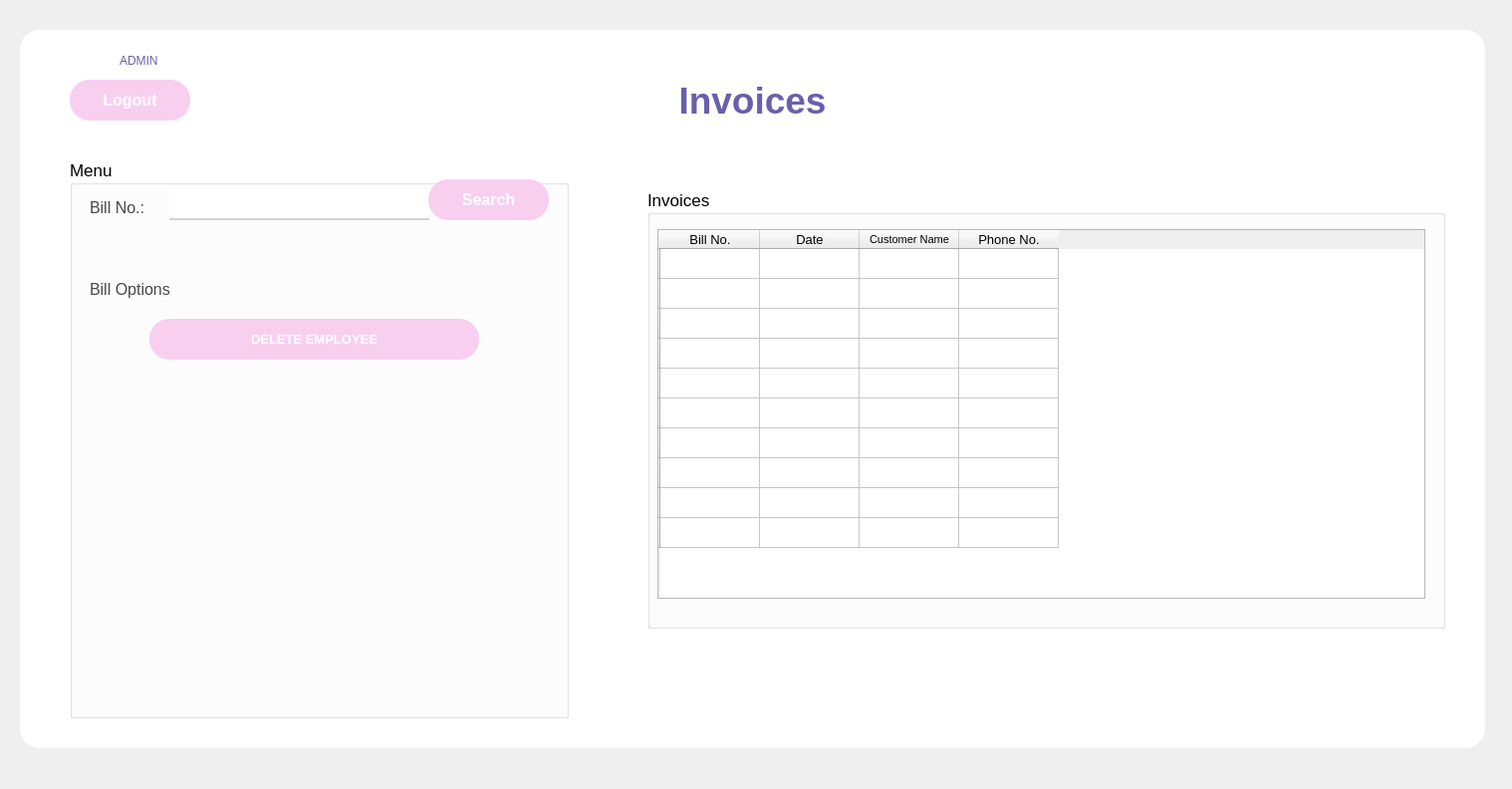
<?xml version="1.0" encoding="UTF-8"?>
<ui version="4.0">
 <class>MainWindow</class>
 <widget class="QMainWindow" name="MainWindow">
  <property name="geometry">
   <rect>
    <x>0</x>
    <y>0</y>
    <width>1518</width>
    <height>792</height>
   </rect>
  </property>
  <property name="windowTitle">
   <string>Invoices</string>
  </property>
  <property name="windowIcon">
   <iconset>
    <normaloff>C:/Users/Phuong Nhi/Downloads/teddy-bear.png</normaloff>C:/Users/Phuong Nhi/Downloads/teddy-bear.png</iconset>
  </property>
  <property name="styleSheet">
   <string notr="true"/>
  </property>
  <widget class="QWidget" name="centralwidget">
   <widget class="QLabel" name="label_7">
    <property name="geometry">
     <rect>
      <x>-10</x>
      <y>0</y>
      <width>1531</width>
      <height>801</height>
     </rect>
    </property>
    <property name="text">
     <string/>
    </property>
    <property name="pixmap">
     <pixmap>../images/background.jpg</pixmap>
    </property>
    <property name="scaledContents">
     <bool>true</bool>
    </property>
   </widget>
   <widget class="QPushButton" name="pushButtonLogout">
    <property name="geometry">
     <rect>
      <x>70</x>
      <y>80</y>
      <width>121</width>
      <height>41</height>
     </rect>
    </property>
    <property name="font">
     <font>
      <pointsize>-1</pointsize>
      <weight>75</weight>
      <bold>true</bold>
     </font>
    </property>
    <property name="styleSheet">
     <string notr="true">QPushButton {
	color: rgb(255, 255, 255);
    border-radius: 20px;
	background-color: rgb(248, 207, 239);
    padding: 10px;
    font-size: 16px;
    font-weight: bold;
}

QPushButton:hover {
    background-color: #ff85c0;
}

QPushButton:pressed {
    background-color: #d14789;
}

QPushButton {
    box-shadow: 5px 5px 15px rgba(0, 0, 0, 0.3); /* Bóng đổ */
}
</string>
    </property>
    <property name="text">
     <string>Logout</string>
    </property>
    <property name="icon">
     <iconset>
      <normaloff>../images/log-out.png</normaloff>../images/log-out.png</iconset>
    </property>
   </widget>
   <widget class="QLabel" name="label_2">
    <property name="geometry">
     <rect>
      <x>450</x>
      <y>50</y>
      <width>611</width>
      <height>101</height>
     </rect>
    </property>
    <property name="font">
     <font>
      <family>MS Shell Dlg 2</family>
      <pointsize>28</pointsize>
      <weight>75</weight>
      <bold>true</bold>
     </font>
    </property>
    <property name="styleSheet">
     <string notr="true">color: rgb(247, 79, 164);
color: rgb(104, 96, 171);
font: bold 28pt &quot;MS Shell Dlg 2&quot;;</string>
    </property>
    <property name="text">
     <string>Invoices</string>
    </property>
    <property name="alignment">
     <set>Qt::AlignCenter</set>
    </property>
   </widget>
   <widget class="QGroupBox" name="groupBox">
    <property name="geometry">
     <rect>
      <x>70</x>
      <y>160</y>
      <width>501</width>
      <height>561</height>
     </rect>
    </property>
    <property name="font">
     <font>
      <pointsize>13</pointsize>
     </font>
    </property>
    <property name="title">
     <string>Menu</string>
    </property>
    <widget class="QLabel" name="label_3">
     <property name="geometry">
      <rect>
       <x>20</x>
       <y>40</y>
       <width>81</width>
       <height>16</height>
      </rect>
     </property>
     <property name="font">
      <font>
       <pointsize>12</pointsize>
      </font>
     </property>
     <property name="styleSheet">
      <string notr="true">color: rgb(72, 72, 72);
</string>
     </property>
     <property name="text">
      <string>Bill No.: </string>
     </property>
    </widget>
    <widget class="QLineEdit" name="lineEditBillNo">
     <property name="geometry">
      <rect>
       <x>100</x>
       <y>30</y>
       <width>261</width>
       <height>31</height>
      </rect>
     </property>
     <property name="font">
      <font>
       <pointsize>10</pointsize>
       <italic>false</italic>
      </font>
     </property>
     <property name="styleSheet">
      <string notr="true">border: none;
border-bottom: 2px solid grey; /* Điều chỉnh độ dày và màu của viền dưới */
border-color: rgb(211, 211, 211);
padding: 5px;</string>
     </property>
     <property name="placeholderText">
      <string/>
     </property>
    </widget>
    <widget class="QPushButton" name="pushButtonSearch">
     <property name="geometry">
      <rect>
       <x>360</x>
       <y>20</y>
       <width>121</width>
       <height>41</height>
      </rect>
     </property>
     <property name="font">
      <font>
       <pointsize>-1</pointsize>
       <weight>75</weight>
       <bold>true</bold>
      </font>
     </property>
     <property name="styleSheet">
      <string notr="true">QPushButton {
	color: rgb(255, 255, 255);
    border-radius: 20px;
	background-color: rgb(248, 207, 239);
    padding: 10px;
    font-size: 16px;
    font-weight: bold;
}

QPushButton:hover {
    background-color: #ff85c0;
}

QPushButton:pressed {
    background-color: #d14789;
}

QPushButton {
    box-shadow: 5px 5px 15px rgba(0, 0, 0, 0.3); /* Bóng đổ */
}
</string>
     </property>
     <property name="text">
      <string>Search</string>
     </property>
     <property name="icon">
      <iconset>
       <normaloff>C:/Users/Phuong Nhi/Downloads/search (1).png</normaloff>C:/Users/Phuong Nhi/Downloads/search (1).png</iconset>
     </property>
     <property name="iconSize">
      <size>
       <width>25</width>
       <height>25</height>
      </size>
     </property>
    </widget>
    <widget class="QLabel" name="label_4">
     <property name="geometry">
      <rect>
       <x>20</x>
       <y>110</y>
       <width>131</width>
       <height>41</height>
      </rect>
     </property>
     <property name="font">
      <font>
       <pointsize>12</pointsize>
      </font>
     </property>
     <property name="styleSheet">
      <string notr="true">color: rgb(72, 72, 72);
</string>
     </property>
     <property name="text">
      <string>Bill Options</string>
     </property>
    </widget>
    <widget class="QPushButton" name="pushButtonDeleteEmployee">
     <property name="geometry">
      <rect>
       <x>80</x>
       <y>160</y>
       <width>331</width>
       <height>41</height>
      </rect>
     </property>
     <property name="font">
      <font>
       <pointsize>10</pointsize>
       <weight>75</weight>
       <bold>true</bold>
      </font>
     </property>
     <property name="styleSheet">
      <string notr="true">QPushButton {
	color: rgb(255, 255, 255);
    border-radius: 20px;
	background-color: rgb(248, 207, 239);
    padding: 10px;
    font-weight: bold;
}

QPushButton:hover {
    background-color: #ff85c0;
}

QPushButton:pressed {
    background-color: #d14789;
}

QPushButton {
    box-shadow: 5px 5px 15px rgba(0, 0, 0, 0.3); /* Bóng đổ */
}
</string>
     </property>
     <property name="text">
      <string>DELETE EMPLOYEE</string>
     </property>
     <property name="icon">
      <iconset>
       <normaloff>C:/Users/Phuong Nhi/Downloads/eraser.png</normaloff>C:/Users/Phuong Nhi/Downloads/eraser.png</iconset>
     </property>
     <property name="iconSize">
      <size>
       <width>25</width>
       <height>25</height>
      </size>
     </property>
    </widget>
   </widget>
   <widget class="QLabel" name="label_6">
    <property name="geometry">
     <rect>
      <x>0</x>
      <y>0</y>
      <width>1521</width>
      <height>791</height>
     </rect>
    </property>
    <property name="text">
     <string/>
    </property>
    <property name="pixmap">
     <pixmap>images/background.jpg</pixmap>
    </property>
    <property name="scaledContents">
     <bool>true</bool>
    </property>
   </widget>
   <widget class="QLabel" name="label_9">
    <property name="geometry">
     <rect>
      <x>90</x>
      <y>50</y>
      <width>21</width>
      <height>21</height>
     </rect>
    </property>
    <property name="text">
     <string/>
    </property>
    <property name="pixmap">
     <pixmap>../images/profile.png</pixmap>
    </property>
    <property name="scaledContents">
     <bool>true</bool>
    </property>
   </widget>
   <widget class="QGroupBox" name="groupBoxBillWindow">
    <property name="geometry">
     <rect>
      <x>650</x>
      <y>190</y>
      <width>801</width>
      <height>441</height>
     </rect>
    </property>
    <property name="font">
     <font>
      <pointsize>13</pointsize>
     </font>
    </property>
    <property name="title">
     <string>Invoices</string>
    </property>
    <widget class="QLabel" name="labelCustomerName">
     <property name="geometry">
      <rect>
       <x>170</x>
       <y>50</y>
       <width>331</width>
       <height>31</height>
      </rect>
     </property>
     <property name="font">
      <font>
       <pointsize>10</pointsize>
      </font>
     </property>
     <property name="styleSheet">
      <string notr="true">color: rgb(72, 72, 72);
</string>
     </property>
     <property name="text">
      <string/>
     </property>
    </widget>
    <widget class="QLabel" name="labelBillNo">
     <property name="geometry">
      <rect>
       <x>110</x>
       <y>80</y>
       <width>391</width>
       <height>31</height>
      </rect>
     </property>
     <property name="font">
      <font>
       <pointsize>10</pointsize>
      </font>
     </property>
     <property name="styleSheet">
      <string notr="true">color: rgb(72, 72, 72);
</string>
     </property>
     <property name="text">
      <string/>
     </property>
    </widget>
    <widget class="QLabel" name="labelDate">
     <property name="geometry">
      <rect>
       <x>620</x>
       <y>80</y>
       <width>211</width>
       <height>31</height>
      </rect>
     </property>
     <property name="font">
      <font>
       <pointsize>10</pointsize>
      </font>
     </property>
     <property name="styleSheet">
      <string notr="true">color: rgb(72, 72, 72);
</string>
     </property>
     <property name="text">
      <string/>
     </property>
    </widget>
    <widget class="QLabel" name="labelPhone">
     <property name="geometry">
      <rect>
       <x>660</x>
       <y>50</y>
       <width>171</width>
       <height>31</height>
      </rect>
     </property>
     <property name="font">
      <font>
       <pointsize>10</pointsize>
      </font>
     </property>
     <property name="styleSheet">
      <string notr="true">color: rgb(72, 72, 72);
</string>
     </property>
     <property name="text">
      <string/>
     </property>
    </widget>
    <widget class="QTableWidget" name="tableWidget">
     <property name="geometry">
      <rect>
       <x>10</x>
       <y>40</y>
       <width>771</width>
       <height>371</height>
      </rect>
     </property>
     <property name="font">
      <font>
       <pointsize>10</pointsize>
      </font>
     </property>
     <row>
      <property name="text">
       <string/>
      </property>
     </row>
     <row>
      <property name="text">
       <string/>
      </property>
     </row>
     <row>
      <property name="text">
       <string/>
      </property>
     </row>
     <row>
      <property name="text">
       <string/>
      </property>
     </row>
     <row>
      <property name="text">
       <string/>
      </property>
     </row>
     <row>
      <property name="text">
       <string/>
      </property>
     </row>
     <row>
      <property name="text">
       <string/>
      </property>
     </row>
     <row>
      <property name="text">
       <string/>
      </property>
     </row>
     <row>
      <property name="text">
       <string/>
      </property>
     </row>
     <row>
      <property name="text">
       <string/>
      </property>
     </row>
     <column>
      <property name="text">
       <string>Bill No.</string>
      </property>
      <property name="textAlignment">
       <set>AlignCenter</set>
      </property>
     </column>
     <column>
      <property name="text">
       <string>Date</string>
      </property>
      <property name="textAlignment">
       <set>AlignCenter</set>
      </property>
     </column>
     <column>
      <property name="text">
       <string>Customer Name</string>
      </property>
      <property name="font">
       <font>
        <pointsize>8</pointsize>
       </font>
      </property>
      <property name="textAlignment">
       <set>AlignCenter</set>
      </property>
     </column>
     <column>
      <property name="text">
       <string>Phone No.</string>
      </property>
      <property name="textAlignment">
       <set>AlignCenter</set>
      </property>
     </column>
     <item row="0" column="0">
      <property name="text">
       <string/>
      </property>
      <property name="textAlignment">
       <set>AlignLeading|AlignVCenter</set>
      </property>
     </item>
     <item row="1" column="0">
      <property name="text">
       <string/>
      </property>
      <property name="textAlignment">
       <set>AlignLeading|AlignVCenter</set>
      </property>
     </item>
    </widget>
   </widget>
   <widget class="QLabel" name="label_5">
    <property name="geometry">
     <rect>
      <x>20</x>
      <y>30</y>
      <width>1471</width>
      <height>721</height>
     </rect>
    </property>
    <property name="styleSheet">
     <string notr="true">border-radius: 20; background: rgb(255, 255, 255)</string>
    </property>
    <property name="text">
     <string/>
    </property>
   </widget>
   <widget class="QLabel" name="label_8">
    <property name="geometry">
     <rect>
      <x>120</x>
      <y>50</y>
      <width>91</width>
      <height>21</height>
     </rect>
    </property>
    <property name="font">
     <font>
      <pointsize>9</pointsize>
     </font>
    </property>
    <property name="styleSheet">
     <string notr="true">color: rgb(104, 96, 171);</string>
    </property>
    <property name="text">
     <string>ADMIN</string>
    </property>
   </widget>
   <widget class="QLabel" name="timelabel">
    <property name="geometry">
     <rect>
      <x>1280</x>
      <y>60</y>
      <width>191</width>
      <height>21</height>
     </rect>
    </property>
    <property name="font">
     <font>
      <pointsize>10</pointsize>
      <italic>true</italic>
     </font>
    </property>
    <property name="styleSheet">
     <string notr="true">color: rgb(72, 72, 72);
</string>
    </property>
    <property name="text">
     <string/>
    </property>
   </widget>
   <zorder>label_7</zorder>
   <zorder>label_5</zorder>
   <zorder>label_6</zorder>
   <zorder>groupBoxBillWindow</zorder>
   <zorder>groupBox</zorder>
   <zorder>timelabel</zorder>
   <zorder>label_9</zorder>
   <zorder>pushButtonLogout</zorder>
   <zorder>label_2</zorder>
   <zorder>label_8</zorder>
  </widget>
 </widget>
 <resources/>
 <connections/>
</ui>
